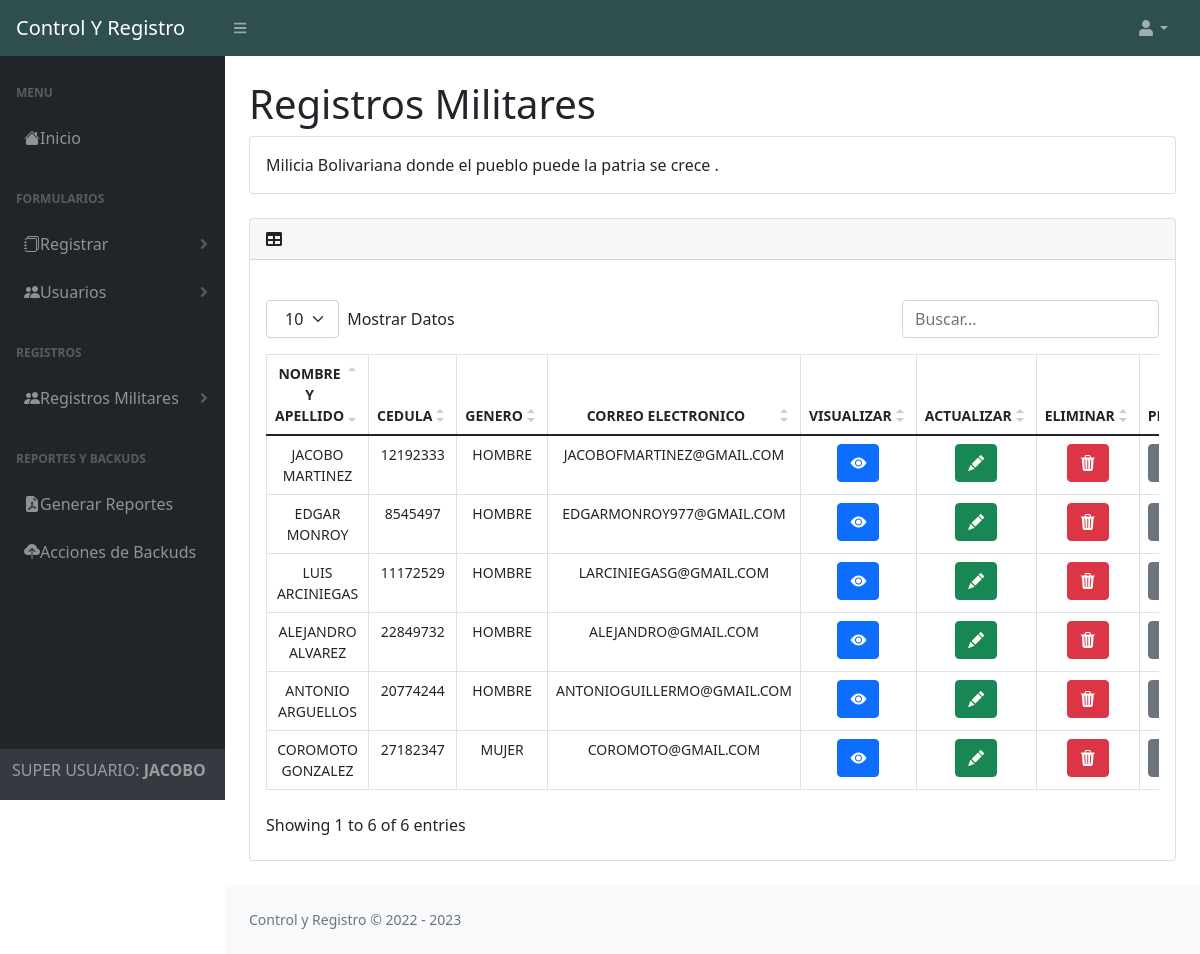
/contenido/registros_militares.php (signed in), run on the app's committed database.
### tables this page shows
CREATE TABLE `usuarios` (
  `id` int NOT NULL,
  `nombre` varchar(80) NOT NULL,
  `usuario` varchar(80) NOT NULL,
  `correo` varchar(80) NOT NULL,
  `clave` varchar(150) NOT NULL,
  `cargo` int NOT NULL,
  `fecha` date NOT NULL
);

CREATE TABLE `persona` (
  `id_p` int NOT NULL,
  `fecha_registro` date NOT NULL,
  `cedula` int NOT NULL,
  `apellido1` varchar(80) NOT NULL,
  `apellido2` varchar(80) NOT NULL,
  `nombre1` varchar(80) NOT NULL,
  `nombre2` varchar(80) NOT NULL,
  `genero` varchar(80) NOT NULL,
  `telefono` varchar(11) NOT NULL,
  `fecha_nacimiento` date NOT NULL,
  `edad` int NOT NULL,
  `estado_civil` varchar(80) NOT NULL,
  `carnet_patria` varchar(30) NOT NULL,
  `seriall` varchar(21) NOT NULL,
  `codigo` varchar(21) NOT NULL,
  `imagen` varchar(100) NOT NULL,
  `correo` varchar(100) NOT NULL,
  `redes_sociales` varchar(100) NOT NULL,
  `religion` varchar(100) NOT NULL,
  `sector` varchar(100) NOT NULL,
  `direccion` text NOT NULL,
  `unidad` varchar(100) NOT NULL,
  `municipio` varchar(100) NOT NULL,
  `parroquia` varchar(100) NOT NULL,
  `apdi` varchar(100) NOT NULL,
  `bpdi` varchar(100) NOT NULL,
  `updi` varchar(100) NOT NULL,
  `cuenta` varchar(100) NOT NULL,
  `numero_cuenta` varchar(30) NOT NULL,
  `empresa` varchar(100) NOT NULL,
  `direccion1` varchar(100) NOT NULL,
  `telefono1` varchar(11) NOT NULL,
  `cargo1` varchar(80) NOT NULL
);

### contenido/registros_militares.php (the view, shortened to what this page needs)
<!DOCTYPE html>
<html lang="es">
    <head>
        <link href="../css/datatables@latest_dist_style.css" rel="stylesheet" />
        <link href="../css/styles.css" rel="stylesheet" />
     <link rel="stylesheet" href="../css/bootstrap-icons.css">
    </head>
    <body class="sb-nav-fixed">
       <?php require'nav.php';?>
       <div id="layoutSidenav_content">
                <main>
                    <div class="container-fluid px-4">
                        <h1 class="mt-4">Registros Militares</h1>
                        <div class="card mb-4">
                            <div class="card-body">
                           Milicia Bolivariana donde el pueblo puede la patria se crece
                                .
                            </div>
                        </div>
                        <div class="card mb-4">
                            <div class="card-header">
                                <i class="fas fa-table me-1"></i>
                            </div>
                            <div class="card-body">
                                <table id="datatablesSimple" class="text-center">
                                     <thead >
                                        <tr>
                                            <th style="text-align: center;">NOMBRE Y APELLIDO</th>
                                            <th style="text-align: center;">CEDULA</th>
                                            <th style="text-align: center;">GENERO</th>
                                            <th style="text-align: center;">CORREO ELECTRONICO</th>
                                            <th style="text-align: center;">VISUALIZAR</th>
                                            <th style="text-align: center;">ACTUALIZAR</th>
                                            <th style="text-align: center;">ELIMINAR</th>
                                            <th style="text-align: center;">PDF</th>
                                        </tr>
                                    </thead>
                                    <tbody>
                                        <?php
                                        require"../php/conexion.php";
$queto= "SELECT * FROM  persona";
$result= mysqli_query($conexion, $queto);
while($fila = mysqli_fetch_array($result)){
    echo "<tr>";
    echo "<td>". $fila['nombre1']. " ". $fila['apellido1']. "</td>";
    echo "<td>". $fila['cedula']. "</td>";
    echo "<td>". $fila['genero']. "</td>";
        echo "<td>". $fila['correo']. "</td>";
    echo "<td><a  href='vista_persona.php?id_p=". $fila['id_p']. "' class='btn btn-primary btn-raised btn-xs'><i class='bi-eye-fill'></i></a></td>";
      echo "<td><a  href='actualizar_persona.php?id_p=". $fila['id_p']. "' class='btn btn-success btn-raised btn-xs'><i class='bi-pencil-fill'></i></a></td>";
      echo "<td><a  class='btn btn-danger btn-raised btn-xs' href='../php/eliminar2.php?id_p=". $fila['id_p'] ."'>
      <i class='bi-trash3-fill'></i></td>";
         echo "<td><a  target='_blank' href='pdf_militar.php?id_p=". $fila['id_p'] ."' class='btn btn-secondary btn-raised btn-xs'><i class='bi-file-earmark-pdf-fill'></i></a></td>";
    echo "</tr>";
}
?>
                                    </tbody>
                                </table>
                            </div>
                        </div>
                    </div>
                <?php require'footer.php';?>
</div>
    </body>
</html>

### contenido/nav.php (shortened to what this page needs)
<?php
require"../php/conexion.php";
$id = $_SESSION["id"];
$cargo=4;
$cargo1=3;
$cargo2=2;
$consulta = "SELECT * FROM usuarios WHERE id = '$id' OR $cargo='cargo' OR $cargo1='cargo' OR $cargo2='cargo'";
$result = mysqli_query($conexion, $consulta);
$row= $result->fetch_assoc();
if (mysqli_num_rows($result) == 0) {
    echo"<script>
    alert('Por favor debe de iniciar sesión');
    window.location.href='../index.php';
</script>";
    session_destroy();
      mysqli_close($conexion);
}if (!$result=mysqli_query($conexion, $consulta)) {
	echo("Error description:".mysqli_error($conexion));
}
	?><script>
<nav class="sb-topnav navbar navbar-expand navbar-dark"  style="background-color: #2F4F4F;">
            <a class="navbar-brand ps-3" href="#">Control Y Registro<img class="rounded float-end" src="../img/logo.png" alt="" width="35"></a>
            <button class="btn btn-link btn-sm order-1 order-lg-0 me-4 me-lg-0" id="sidebarToggle" href="#!"><i class="fas fa-bars"></i></button>
            <ul class="navbar-nav ms-auto ms-md-0 me-3 me-lg-4">
                <li class="nav-item dropdown">
                    <a class="nav-link dropdown-toggle" id="navbarDropdown" href="#" role="button" data-bs-toggle="dropdown" aria-expanded="false"><i class="fas fa-user fa-fw"></i></a>
                </li>
            </ul>
        </nav>
        <div id="layoutSidenav">
            <div id="layoutSidenav_nav">
                <nav class="sb-sidenav accordion sb-sidenav-dark"  id="sidenavAccordion">
                    <div class="sb-sidenav-menu">
                        <div class="nav">
                            <div class="sb-sidenav-menu-heading">Menu</div>
                            <a class="nav-link" href="home.php">
                               <i class="bi-house-fill"></i> Inicio
                            </a>
                            <div class="sb-sidenav-menu-heading">Formularios</div>
                            <a class="nav-link collapsed" href="#" data-bs-toggle="collapse" data-bs-target="#collapseLayouts" aria-expanded="false" aria-controls="collapseLayouts">
                               <i class="bi-journals"></i> Registrar
                                <div class="sb-sidenav-collapse-arrow"><i class="fas fa-angle-down"></i></div>
                            </a>
                            <a class="nav-link collapsed" href="#" data-bs-toggle="collapse" data-bs-target="#collapseLayoutss" aria-expanded="false" aria-controls="collapseLayouts">
                                <i class="bi-people-fill"></i> Usuarios
                                <div class="sb-sidenav-collapse-arrow"><i class="fas fa-angle-down"></i></div>
                            </a>
                            <div class="sb-sidenav-menu-heading">Registros</div>
                            <a class="nav-link collapsed" href="#" data-bs-toggle="collapse" data-bs-target="#collapseLayoutst" aria-expanded="false" aria-controls="collapseLayouts">
                                <i class="bi-people-fill"></i>Registros Militares
                                <div class="sb-sidenav-collapse-arrow"><i class="fas fa-angle-down"></i></div>
                            </a>
                            <div class="sb-sidenav-menu-heading">Reportes Y Backuds</div>
                            <a class="nav-link" href="generar_pdf.php">
                               <i class="bi-file-earmark-pdf-fill"></i>Generar Reportes
                            </a>
                            <a class="nav-link" href="generar_backups.php">
                               <i class="bi-cloud-upload-fill"></i>Acciones de Backuds
                            </a>
                        </div>
                    </div>
                    <div class="sb-sidenav-footer">
                        <div class="h6" style="text-transform: uppercase" >Super Usuario: <b><?php echo $row['usuario'] ?></b></div>
                    </div>
                </nav>
            </div>

### contenido/footer.php
<footer class="py-4 bg-light mt-auto">
                  <div class="container-fluid px-4">
                      <div class="d-flex align-items-center justify-content-between small">
                          <div class="text-muted">Control y Registro &copy; 2022 - 2023</div>
                      </div>
                  </div>
              </footer>
          </div>

### css/datatables@latest_dist_style.css (style rules this page uses)
.dataTable-table { max-width: 100%; width: 100%; border-spacing: 0; border-collapse: separate; }
.dataTable-table > tbody > tr > td, .dataTable-table > tbody > tr > th, .dataTable-table > tfoot > tr > td, .dataTable-table > tfoot > tr > th, .dataTable-table > thead > tr > td, .dataTable-table > thead > tr > th { vertical-align: top; padding: 8px 10px; }
.dataTable-table > thead > tr > th { vertical-align: bottom; text-align: left; border-bottom: 1px solid #d9d9d9; }
.dataTable-table th { vertical-align: bottom; text-align: left; }

### data on the page
usuarios: usuario "JACOBO"
persona: nombre1 "JACOBO", apellido1 "MARTINEZ", cedula "12192333", genero "HOMBRE", correo "JACOBOFMARTINEZ@GMAIL.COM"
persona: nombre1 "EDGAR", apellido1 "MONROY", cedula "8545497", genero "HOMBRE", correo "EDGARMONROY977@GMAIL.COM"
persona: nombre1 "LUIS", apellido1 "ARCINIEGAS", cedula "11172529", genero "HOMBRE", correo "LARCINIEGASG@GMAIL.COM"
persona: nombre1 "ALEJANDRO", apellido1 "ALVAREZ", cedula "22849732", genero "HOMBRE", correo "ALEJANDRO@GMAIL.COM"
persona: nombre1 "ANTONIO", apellido1 "ARGUELLOS", cedula "20774244", genero "HOMBRE", correo "ANTONIOGUILLERMO@GMAIL.COM"
persona: nombre1 "COROMOTO", apellido1 "GONZALEZ", cedula "27182347", genero "MUJER", correo "COROMOTO@GMAIL.COM"
